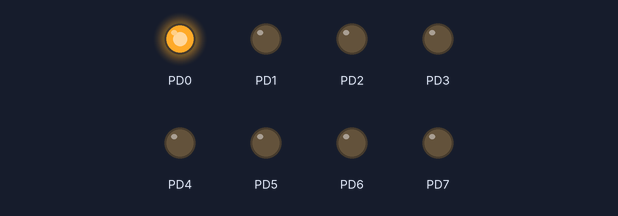
A program run on a simulated ATmega32, built with avr-gcc and emulated at 1 MHz. Parts: output pins drawn as LEDs (lit = HIGH).

Above: at 0.5 s.
At 2.5 s:
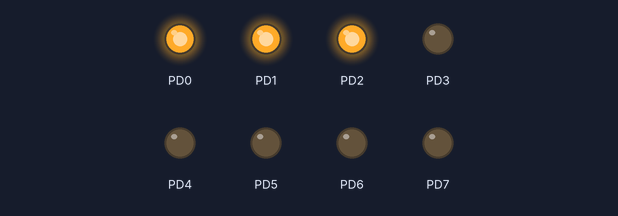
At 4.5 s:
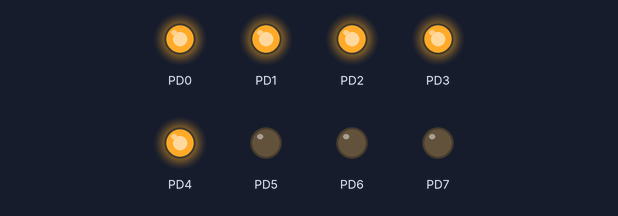
At 9.5 s:
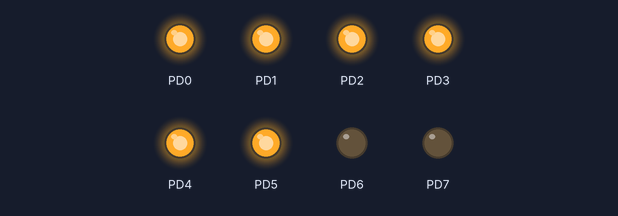
At 13.5 s:
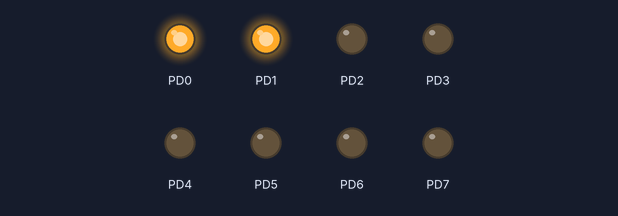
At 19.5 s:
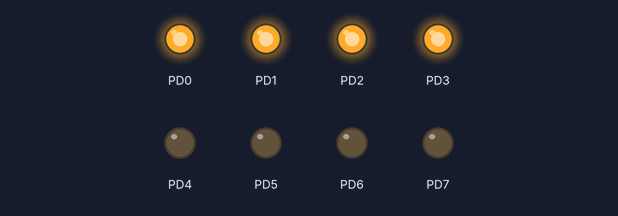
Timing chart, 0 to 20.8 s (numbered marks = the images above):
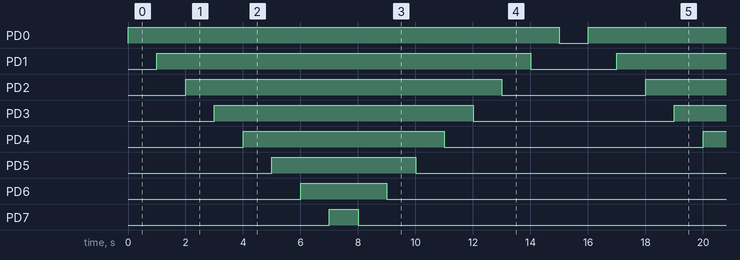

The program:

main.c
```c
/*
 * Toggle_Leds_Seq.c
 *
 *
 * Author : aliab
 */

#define F_CPU 1000000ul

#include "util/delay.h"
#include "platform_types.h"

//GPIO
#define GPIO_BASE 0x20
//PORTD
#define PORTD 	*(vuint8_t*) (GPIO_BASE + 0x12)
#define DDRD 	*(vuint8_t*) (GPIO_BASE + 0x11)


#define SETBIT(register,bit)     (register |=(1<<bit))

#define CLEARBIT(register,bit)   (register &=~(1<<bit))

#define TOGGLEBIT(register,bit)  (register ^=(1<<bit))

#define READBIT(register,bit)    ((register>>bit)&1)

void GPIO_Init(){

	//make port D as output
	DDRD = 0xFF;
}

int main(void)
{
	int i;
	GPIO_Init();
    /* Replace with your application code */
    while (1)
    {
		for(i = 0;i<8;i++){
			SETBIT(PORTD,i);
			_delay_ms(1000);
		}

		for(i = 7;i>=0;i--){
			CLEARBIT(PORTD,i);
			_delay_ms(1000);
		}
    }
}
```

platform_types.h
```c
/*
 * platform_types.h
 *
 *
 *  Author: aliab
 */


#ifndef PLATFORM_TYPES_H_
#define PLATFORM_TYPES_H_


#include <stdbool.h>

#ifndef _Bool
#define _Bool unsigned char
#endif

#define CPU_TYPE 						CPU_TYPE_32
#define CPU_BIT_ORDER 					MSB_FIRST
#define CPU_BYTE_ORDER					HIGH_BYTE_FIRST

#ifndef FALSE
#define FALSE 							(boolean)false
#endif

#ifndef TRUE
#define TRUE 							(boolean)true
#endif

typedef _Bool 							boolean;
typedef signed char 					sint8;
typedef unsigned char 					uint8;
typedef char							char_t;
typedef signed short 					sint16;
typedef unsigned short 					uint16;
typedef signed int						sint32;
typedef unsigned int					uint32;
typedef signed long long 				sint64;
typedef unsigned long long				uint64;

typedef volatile signed char			vint8_t;
typedef volatile unsigned char			vuint8_t;

typedef volatile signed short 			vint16_t;
typedef volatile unsigned short			vuint16_t;

typedef volatile signed int 			vint32_t;
typedef volatile unsigned int			vuint32_t;

typedef volatile signed long long		vint64_t;
typedef volatile unsigned long long		vuint64_t;


#endif /* PLATFORM_TYPES_H_ */
```

Measured:
- by itself, PD0: alternates HIGH for 15.0 s and LOW for 1.0 s
- by itself, PD1: alternates HIGH for 13.0 s and LOW for 3.0 s
- by itself, PD2: alternates HIGH for 11.0 s and LOW for 5.0 s
- by itself, PD3: alternates HIGH for 9.0 s and LOW for 7.0 s
- by itself, PD4: alternates HIGH for 7.0 s and LOW for 9.0 s
- by itself, PD5: alternates HIGH for 5.0 s and LOW for 11.0 s
- by itself, PD6: alternates HIGH for 3.0 s and LOW for 13.0 s
- by itself, PD7: alternates HIGH for 1.0 s and LOW for 15.0 s
